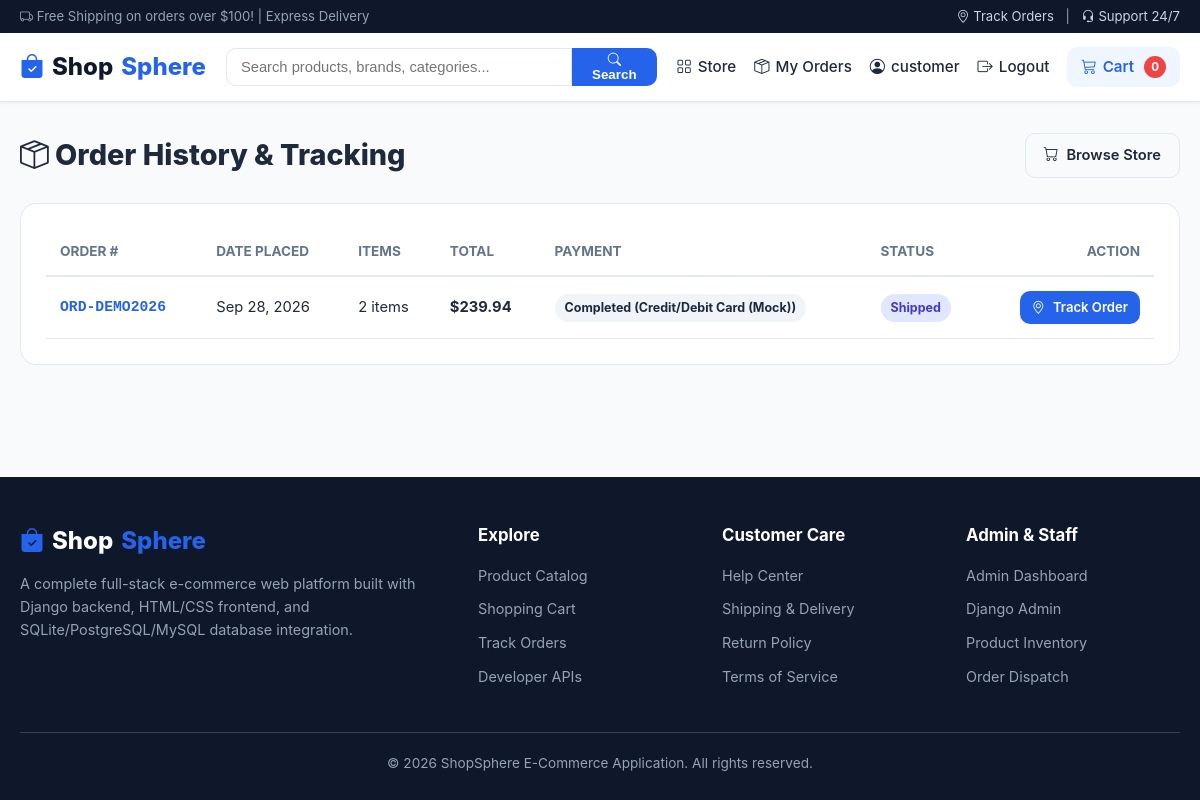
Page /orders/ (signed in) on the committed database.
### store/models.py (models this page shows, shortened)
class Order(models.Model):
    STATUS_CHOICES = (
        ('Pending', 'Order Placed (Pending)'),
        ('Processing', 'Processing'),
        ('Shipped', 'Shipped'),
        ('Delivered', 'Delivered'),
        ('Cancelled', 'Cancelled'),
    )
    PAYMENT_METHOD_CHOICES = (
        ('cod', 'Cash on Delivery'),
        ('card', 'Credit/Debit Card (Mock)'),
        ('upi', 'UPI / Online (Mock)'),
    )
    PAYMENT_STATUS_CHOICES = (
        ('Pending', 'Pending'),
        ('Completed', 'Completed'),
        ('Failed', 'Failed'),
    )
    user = models.ForeignKey(User, on_delete=models.CASCADE, related_name='orders')
    order_number = models.CharField(max_length=32, unique=True, editable=False)
    full_name = models.CharField(max_length=150)
    email = models.EmailField()
    phone = models.CharField(max_length=20)
    address = models.TextField()
    city = models.CharField(max_length=100)
    state = models.CharField(max_length=100)
    postal_code = models.CharField(max_length=20)
    payment_method = models.CharField(max_length=30, choices=PAYMENT_METHOD_CHOICES, default='cod')
    payment_status = models.CharField(max_length=30, choices=PAYMENT_STATUS_CHOICES, default='Pending')
    subtotal = models.DecimalField(max_digits=10, decimal_places=2, default=0.00)
    shipping_cost = models.DecimalField(max_digits=10, decimal_places=2, default=0.00)
    total_amount = models.DecimalField(max_digits=10, decimal_places=2)
    status = models.CharField(max_length=30, choices=STATUS_CHOICES, default='Pending')
    tracking_number = models.CharField(max_length=60, blank=True, null=True)
    admin_notes = models.TextField(blank=True, null=True)
    created_at = models.DateTimeField(auto_now_add=True)
    updated_at = models.DateTimeField(auto_now=True)
    class Meta:
        ordering = ['-created_at']

### store/views.py (the view)
# urls.py: path('orders/', views.order_history, name='order_history'),
@login_required(login_url='login')
def order_history(request):
    orders = Order.objects.filter(user=request.user).order_by('-created_at')
    return render(request, 'store/order_history.html', {'orders': orders})

### store/context_processors.py (called while the page is built)
def cart_and_categories(request):
    categories = Category.objects.all()
    cart_total_items = 0
    if request.user.is_authenticated:
        cart = Cart.objects.filter(user=request.user).first()
    else:
        session_key = request.session.session_key
        if session_key:
            cart = Cart.objects.filter(session_key=session_key).first()
        else:
            cart = None
    if cart:
        cart_total_items = cart.total_items
    return {
        'nav_categories': categories,
        'cart_count': cart_total_items,
    }

### templates/store/order_history.html (shortened to what this page needs)
{% extends 'base.html' %}
{% load static %}
{% block content %}
  <div style="display: flex; justify-content: space-between; align-items: center; margin-bottom: 25px;">
    <h1 style="font-size: 1.8rem; font-weight: 800;">
      <i class="bi bi-box-seam"></i> Order History & Tracking
    </h1>
    <a href="{% url 'home' %}" class="btn btn-outline" style="width: auto;">
      <i class="bi bi-cart"></i> Browse Store
    </a>
  </div>
  {% if orders %}
    <div class="data-table-card">
      <table class="data-table">
        <thead>
          <tr>
            <th>Order #</th>
            <th>Date Placed</th>
            <th>Items</th>
            <th>Total</th>
            <th>Payment</th>
            <th>Status</th>
            <th style="text-align: right;">Action</th>
          </tr>
        </thead>
        <tbody>
          {% for order in orders %}
            <tr>
              <td>
                <strong style="color: var(--primary); font-family: monospace;">{{ order.order_number }}</strong>
              </td>
              <td>{{ order.created_at|date:"M d, Y" }}</td>
              <td>{{ order.items.count }} item{{ order.items.count|pluralize }}</td>
              <td><strong>${{ order.total_amount }}</strong></td>
              <td>
                <span class="status-badge" style="background-color: #f1f5f9; color: var(--text-main);">
                  {{ order.payment_status }} ({{ order.get_payment_method_display }})
                </span>
              </td>
              <td>
                <span class="status-badge status-{{ order.status }}">
                  {{ order.status }}
                </span>
              </td>
              <td style="text-align: right;">
                <a href="{% url 'order_tracking' order_number=order.order_number %}" class="btn btn-primary btn-sm">
                  <i class="bi bi-geo-alt"></i> Track Order
                </a>
              </td>
            </tr>
          {% endfor %}
        </tbody>
      </table>
    </div>
  {% endif %}
{% endblock %}

### templates/base.html (shortened to what this page needs)
{% load static %}
<!DOCTYPE html>
<html lang="en">
<head>
  <link rel="stylesheet" href="{% static 'css/style.css' %}">
  <link rel="stylesheet" href="https://cdn.jsdelivr.net/npm/bootstrap-icons@1.11.3/font/bootstrap-icons.min.css">
</head>
<body>
  <div class="top-bar">
    <div class="container">
      <div><i class="bi bi-truck"></i> Free Shipping on orders over $100! | Express Delivery</div>
      <div>
        <a href="{% url 'order_history' %}"><i class="bi bi-geo-alt"></i> Track Orders</a>
        <span style="margin: 0 8px;">|</span>
        <a href="{% url 'home' %}"><i class="bi bi-headset"></i> Support 24/7</a>
      </div>
    </div>
  </div>
  <nav class="navbar">
    <div class="nav-container">
      <a href="{% url 'home' %}" class="brand-logo">
        <i class="bi bi-bag-check-fill" style="color: var(--primary);"></i>
        Shop<span>Sphere</span>
      </a>
      <form action="{% url 'home' %}" method="GET" class="nav-search">
        <input type="text" name="q" placeholder="Search products, brands, categories..." value="{{ request.GET.q }}">
        <button type="submit"><i class="bi bi-search"></i> Search</button>
      </form>
      <ul class="nav-links">
        <li><a href="{% url 'home' %}"><i class="bi bi-grid"></i> Store</a></li>
        {% if user.is_authenticated %}
          <li>
            <a href="{% url 'order_history' %}">
              <i class="bi bi-box-seam"></i> My Orders
            </a>
          </li>
          <li>
            <a href="{% url 'profile' %}">
              <i class="bi bi-person-circle"></i> {{ user.username }}
            </a>
          </li>
          <li>
            <a href="{% url 'logout' %}" title="Log Out">
              <i class="bi bi-box-arrow-right"></i> Logout
            </a>
          </li>
        {% else %}
          <li><a href="{% url 'login' %}"><i class="bi bi-box-arrow-in-right"></i> Login</a></li>
          <li><a href="{% url 'register' %}" class="btn-sm btn-primary" style="color:#fff !important;">Register</a></li>
        {% endif %}
        <li>
          <a href="{% url 'cart' %}" class="cart-btn">
            <i class="bi bi-cart3"></i> Cart
            <span class="cart-badge">{{ cart_count|default:"0" }}</span>
          </a>
        </li>
      </ul>
    </div>
  </nav>
  <main>
    <div class="container">
      {% block content %}{% endblock %}
    </div>
  </main>
  <footer>
    <div class="container">
      <div class="footer-grid">
        <div class="footer-col">
          <div class="brand-logo" style="color: #fff; margin-bottom: 12px;">
            <i class="bi bi-bag-check-fill" style="color: var(--primary);"></i> Shop<span>Sphere</span>
          </div>
          <p style="font-size: 0.9rem; line-height: 1.6;">
            A complete full-stack e-commerce web platform built with Django backend, HTML/CSS frontend, and SQLite/PostgreSQL/MySQL database integration.
          </p>
        </div>
        <div class="footer-col">
          <h4>Explore</h4>
          <ul class="footer-links">
            <li><a href="{% url 'home' %}">Product Catalog</a></li>
            <li><a href="{% url 'cart' %}">Shopping Cart</a></li>
            <li><a href="{% url 'order_history' %}">Track Orders</a></li>
            <li><a href="{% url 'api_products_list' %}" target="_blank">Developer APIs</a></li>
          </ul>
        </div>
        <div class="footer-col">
          <h4>Customer Care</h4>
          <ul class="footer-links">
            <li><a href="{% url 'home' %}">Help Center</a></li>
            <li><a href="{% url 'home' %}">Shipping & Delivery</a></li>
            <li><a href="{% url 'home' %}">Return Policy</a></li>
            <li><a href="{% url 'home' %}">Terms of Service</a></li>
          </ul>
        </div>
        <div class="footer-col">
          <h4>Admin & Staff</h4>
          <ul class="footer-links">
            <li><a href="{% url 'admin_dashboard' %}">Admin Dashboard</a></li>
            <li><a href="/admin/" target="_blank">Django Admin</a></li>
            <li><a href="{% url 'admin_product_list' %}">Product Inventory</a></li>
            <li><a href="{% url 'admin_order_list' %}">Order Dispatch</a></li>
          </ul>
        </div>
      </div>
      <div class="footer-bottom">
        &copy; 2026 ShopSphere E-Commerce Application. All rights reserved.
      </div>
    </div>
  </footer>
</body>
</html>

### rows in the picture
Order: order_number "ORD-DEMO2026", created_at "Sep 28, 2026", items.count "2", total_amount "239.94", payment_status "Completed", payment_method "Credit/Debit Card (Mock)", status "Shipped"

### other values in the picture
{{ user.username }} "customer"
{{ cart_count|default:"0" }} "0"
